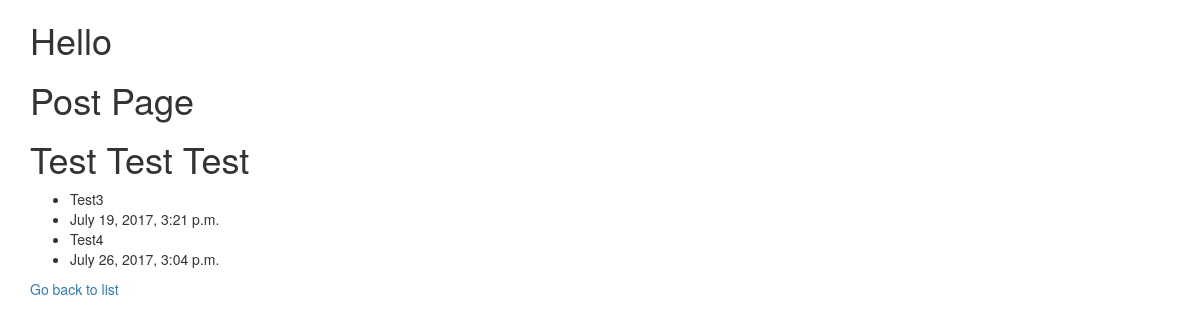
The app's page /posts/detail/3, older data.
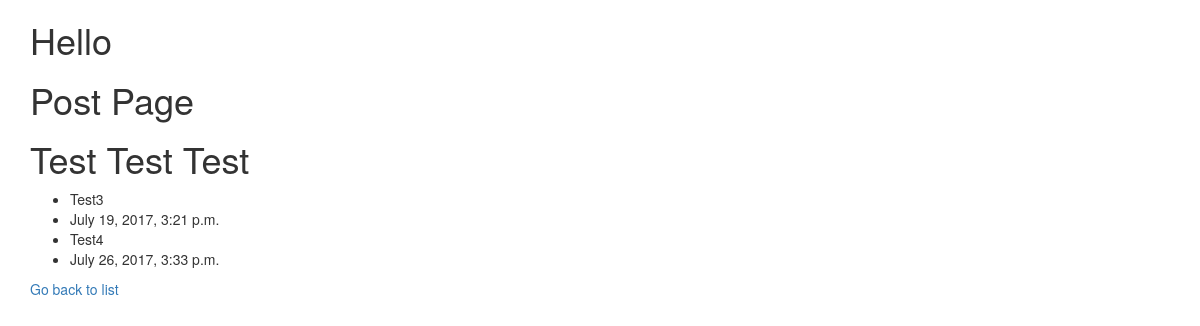
The same page, newer data.
### posts/models.py (models this page shows, shortened)
class Post(models.Model):
	title = models.CharField(max_length=255)
	content = models.TextField()
	updated = models.DateTimeField(auto_now=True, auto_now_add=False)
	timestamp = models.DateTimeField(auto_now=False, auto_now_add=True)
	class Meta:
		ordering = ['-timestamp', '-updated']

### posts/views.py (the view)
# urls.py: url(r'^detail/(?P<post_id>\d+)$', views.post_detail, name="detail"),
def post_detail(request, post_id):
	list_post = get_object_or_404(Post, id=post_id)
	context = {
		"title": "Post Page",
		"content": "Test Test Test",
		"list": list_post,
	}
	return render(request,	'post_detail.html', context)

### posts/templates/post_detail.html (shortened to what this page needs)
{% extends "base.html" %}
{% block content %}
<body>
	<h1 id="random">{{title}}</h1>
	<h1 id="wth">{{content}}</h1>
	<ul>
		<li>{{list.title}}</li>
		<li>{{list.timestamp}}</li>
		<li>{{list.content}}</li>
		<li>{{list.updated}}</li>
	</ul>
<a href="{% url 'posts:list' %}">Go back to list</a>
</body>
{% endblock content %}

Row changes from the older to the newer data that the page shows:
changed Post "Test3": updated "July 26, 2017, 3:04 p.m." → "July 26, 2017, 3:33 p.m."
